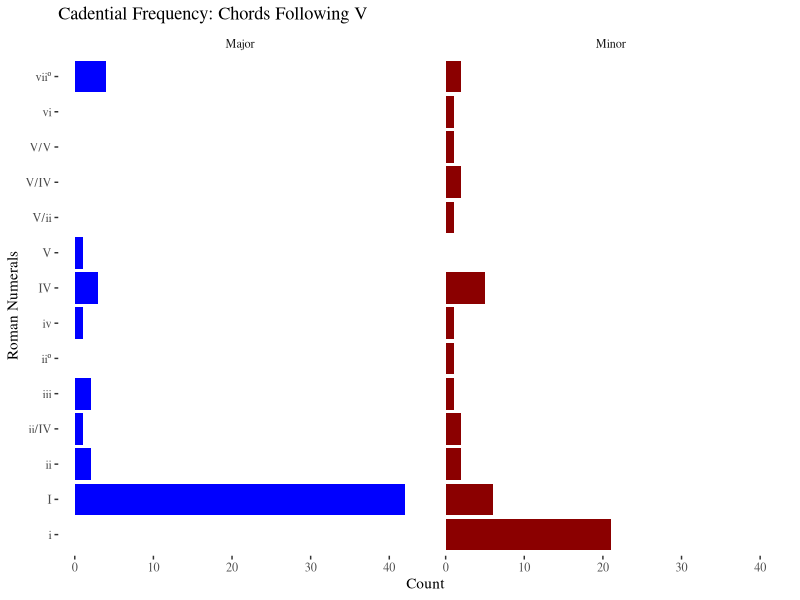

Source code (R):
## ---- chunk 1
knitr::opts_chunk$set(echo = TRUE)
## ---- chunk 2
library(ggplot2)
library(dplyr)
library(ggthemes)

t <- read.csv("tchaikovsky2.csv")
r <- read.csv("rachmaninoff2.csv")
c <- read.csv("chopin.csv")
br <- read.csv("brahms.csv")
be <- read.csv("berlioz.csv")
st <- read.csv("strauss.csv")
Composers <- rbind(r, t, c, br, be)
tone_cols <- c("Major" = "Blue", "Minor" = "Dark Red", "Unknown" = "Black")
r_V <- Composers %>% filter(one_lag_tran == "Gdom7", tran_chord_named != "Gdom7",
                            tran_chord_named != "Gmaj")

g2 <- ggplot(r_V, aes(x = norm_roman_num)) + geom_bar(aes(fill = Tonality)) +
  theme_tufte() + ggtitle("Cadential Frequency: Chords Following V")  + 
  xlab("Roman Numerals") + ylab("Count") + theme(legend.position = "none") + 
  facet_wrap(~Tonality) + coord_flip() + scale_fill_manual(values = tone_cols) # example barchart

g2

#done for now!

